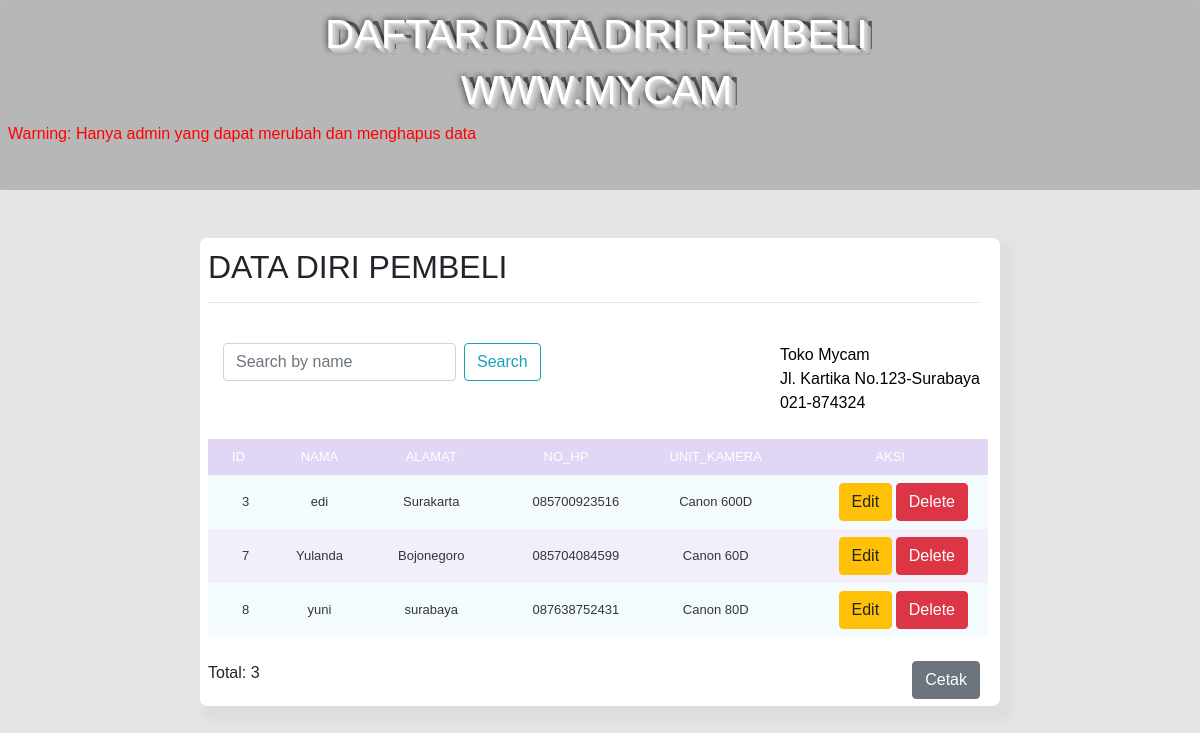
The app's page /data.php with its own data.
### tables this page shows
CREATE TABLE `tbl_pemesan` (
  `ID` int(11) NOT NULL,
  `Nama` varchar(50) NOT NULL,
  `Alamat` varchar(255) NOT NULL,
  `No_HP` varchar(12) NOT NULL,
  `Unit_Kamera` varchar(255) NOT NULL
);

### data.php (the view, shortened to what this page needs)
<?php
include_once("koneksi.php");
$result = mysqli_query($mysqli, "SELECT * FROM tbl_pemesan ORDER BY ID ASC"); ?>
<!DOCTYPE html>
<html lang="en">
<head>
  <link rel="stylesheet" href="https://maxcdn.bootstrapcdn.com/bootstrap/4.5.2/css/bootstrap.min.css">
</head>
<body>
<div class="judul"><div class="text-bayangan">
<marquee direction="right"><h1>DAFTAR DATA DIRI PEMBELI</h1></marquee>
  <marquee direction="left"><h1>WWW.MYCAM</h1></marquee></div>
<marquee scrolldelay="400"><font color="red"><h9>Warning: Hanya admin yang dapat merubah dan menghapus data</h9></font></marquee>
</div>
  <br>
  <br>
<div class="container">
<b><h2>DATA DIRI PEMBELI</h2></b><hr/>
 <div class="left">
 <div class="row">
<div class="col">
</div>
<div class="col-xs">
<form class="form-inline my-2 my-lg-0 " action="data.php" method="get">
<input class="form-control mr-sm-2 mt-4" type="search" placeholder="Search by name" aria-label="Search" name="cari">
<button class="btn btn-outline-info mt-4" type="submit">Search</button>
</form>
?></div>
</div>
</div><br>
 <?php
 echo "<font color = '#000000' font-family:'Verdana'><h9 class='right'>Toko Mycam<br>Jl. Kartika No.123-Surabaya<br>021-874324</h9></font>";?>
 <br>
 <table class="demo-table" >
  <thead>
        <tr>
        <th scope="col">ID</th>
        <th scope="col">Nama</th>
        <th scope="col">Alamat</th>
        <th scope="col">No_HP</th>
        <th scope="col">Unit_Kamera</th>
        <th scope="col">Aksi</th>
        </tr>
        </thead></div>
        <tbody></br></br>
        <?php
if(isset($_GET['cari'])){
$cari = $_GET['cari'];
$result = mysqli_query($mysqli, "SELECT * FROM tbl_pemesan
WHERE Nama like '%".$cari."%'");
}else{
$result = mysqli_query($mysqli, "SELECT * FROM tbl_pemesan ORDER BY ID ASC");
}
while($res = mysqli_fetch_array($result)) {
  echo "<tr>";
        echo "<td>".$res['ID']."</td>";
        echo "<td>".$res['Nama']."</td>";
        echo "<td>".$res['Alamat']."</td>";
        echo "<td>".$res['No_HP']."</td>";
echo "<td>".$res['Unit_Kamera']."</td>";
echo "<td><a class='btn btn-warning' href=\"edit.php?ID=$res[ID]\">Edit</a> <a class='btn btn-danger' href=\"delete.php?ID=$res[ID]\"
onClick=\"return confirm('Are you sure you want to delete?')\">Delete</a> </td>";
}
?>
</tbody>
<div class="right">
<br>
<a class='btn btn-secondary' href="cetak.php" >Cetak </a></div>
<br>
<p>Total: <?php echo mysqli_num_rows($result) ?></p>
</body>
</html>

### data.php (style rules this page uses)
* { box-sizing: border-box }
.container { width: 800px; background: #ffffff; padding: 10px 20px 5px 8px; border-radius: 7px; box-shadow: 7px 10px 7px 5px #ddd; }
body { background: rgba(0,0,0, 0.1); font-family: sans-serif; }
.right { float: right; }
.left { float: left; display: block; }
.judul { background: rgba(0,0,0, 0.2); padding: 10px 15px 5px 8px; border-radius: 1px; height: 190px; }
h1 { color: #ffffff; }
.text-bayangan { color:#DCDCDC; font-size: 40px; text-align: center; text-shadow: 0px 0px 0 rgb(226, 226, 226), 1px 1px 0 rgb(218, 218, 218), 2px 2px 0 rgb(210, 210, 210), 3px 3px 0 rgb(201, 201, 201),4px 4px 0 rgb(193, 193, 193),5px 5px 0 rgb(185, 185, 185), 6px 6px 0 rgb(177, 177, 177), 7px 7px 0 rgb(169, 169, 169),8px 1px rgba(0, 0, 0, 0.5),0px 0px 7px rgba(0, 0, 0.2); }
.demo-table { border-collapse: collapse; font-size: 13px; width: 780px; }
.demo-table th, .demo-table tr { background: #f2effb; color: #f5f3fc; font-weight: normal; }
.demo-table th, .demo-table td { padding: 8px 20px; text-align: center; }
.demo-table thead th { background-color: #e1d6f5; color: #FFFFFF; border-color: #bcbcbc !important; text-transform: uppercase; padding: 8px 20px; }
.demo-table tbody td { color: #353535; }
.demo-table tbody td:first-child, .demo-table tbody td:last-child, .demo-table tbody td:nth-child(4) { text-align: right; }
.demo-table tbody tr:nth-child(odd) td { background-color: #f4fbff; }

### records on screen
tbl_pemesan: ID "3", Nama "edi", Alamat "Surakarta", No_HP "085700923516", Unit_Kamera "Canon 600D"
tbl_pemesan: ID "7", Nama "Yulanda", Alamat "Bojonegoro", No_HP "085704084599", Unit_Kamera "Canon 60D"
tbl_pemesan: ID "8", Nama "yuni", Alamat "surabaya", No_HP "087638752431", Unit_Kamera "Canon 80D"

### other values on screen
mysqli_num_rows($result) "3"
